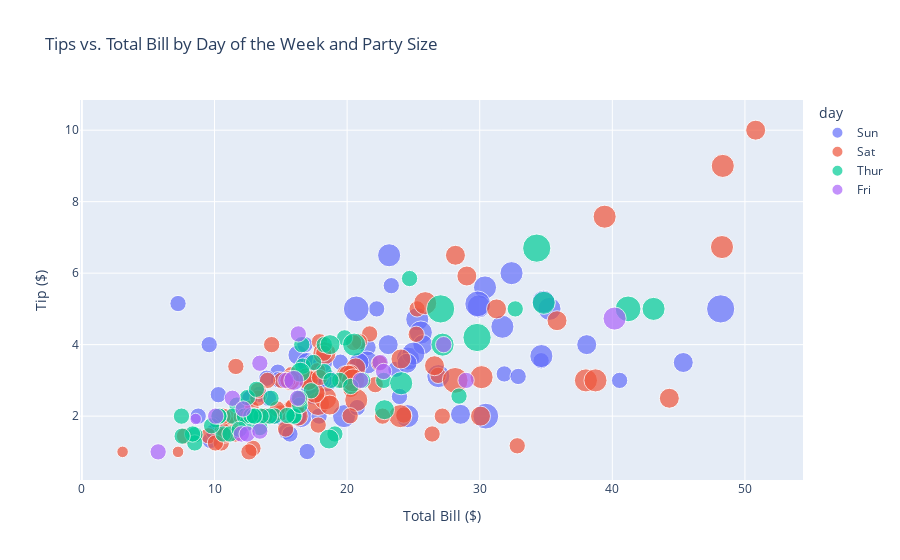

Here is the notebook cell this chart was saved with:
### Code cell
#Q:2
import pandas as pd
import plotly.express as px

# Visualize tips vs. total bill, colored by day of the week and sized by party size
fig = px.scatter(df, x='total_bill', y='tip', color='day', size='size', hover_data=['sex', 'smoker', 'time'],
                 title='Tips vs. Total Bill by Day of the Week and Party Size')
fig.update_layout(xaxis_title='Total Bill ($)', yaxis_title='Tip ($)')
fig.show()

### Figure 1 — Plotly figure (JSON) as saved in the notebook; plotly's stock layout.template omitted (floating-point values rounded to 4 significant figures; data arrays with more than 128 entries replaced by an {"elided": "..."} marker saying what was removed)
{"data": [{"customdata": {"elided": "76x3 str values"}, "hovertemplate": "day=Sun<br>total_bill=%{x}<br>tip=%{y}<br>size=%{marker.size}<br>sex=%{customdata[0]}<br>smoker=%{customdata[1]}<br>time=%{customdata[2]}<extra></extra>", "legendgroup": "Sun", "marker": {"color": "#636efa", "size": [2, 3, 3, 2, 4, 4, 2, 4, 2, 2, 2, 4, 2, 4, 2, 2, 3, 3, 3, 2, 2, 2, 4, 2, 2, 4, 3, 2, 2, 2, 4, 2, 4, 2, 3, 2, 3, 2, 4, 2, 2, 3, 4, 4, 5, 6, 4, 2, 4, 4, 2, 3, 2, 2, 3, 2, 4, 2, 2, 2, 2, 2, 2, 2, 2, 4, 2, 3, 4, 2, 5, 3, 5, 3, 3, 2], "sizemode": "area", "sizeref": 0.015, "symbol": "circle"}, "mode": "markers", "name": "Sun", "orientation": "v", "showlegend": true, "type": "scatter", "x": [16.99, 10.34, 21.01, 23.68, 24.59, 25.29, 8.77, 26.88, 15.04, 14.78, 10.27, 35.26, 15.42, 18.43, 14.83, 21.58, 10.33, 16.29, 16.97, 17.46, 13.94, 9.68, 30.4, 18.29, 22.23, 32.4, 28.55, 18.04, 12.54, 10.29, 34.81, 9.94, 25.56, 19.49, 38.07, 23.95, 25.71, 17.31, 29.93, 14.07, 13.13, 17.26, 24.55, 19.77, 29.85, 48.17, 25, 13.39, 16.49, 21.5, 12.66, 16.21, 13.81, 17.51, 24.52, 20.76, 31.71, 7.25, 31.85, 16.82, 32.9, 17.89, 14.48, 9.6, 34.63, 34.65, 23.33, 45.35, 23.17, 40.55, 20.69, 20.9, 30.46, 18.15, 23.1, 15.69], "xaxis": "x", "y": [1.01, 1.66, 3.5, 3.31, 3.61, 4.71, 2, 3.12, 1.96, 3.23, 1.71, 5, 1.57, 3, 3.02, 3.92, 1.67, 3.71, 3.5, 2.54, 3.06, 1.32, 5.6, 3, 5, 6, 2.05, 3, 2.5, 2.6, 5.2, 1.56, 4.34, 3.51, 4, 2.55, 4, 3.5, 5.07, 2.5, 2, 2.74, 2, 2, 5.14, 5, 3.75, 2.61, 2, 3.5, 2.5, 2, 2, 3, 3.48, 2.24, 4.5, 5.15, 3.18, 4, 3.11, 2, 2, 4, 3.55, 3.68, 5.65, 3.5, 6.5, 3, 5, 3.5, 2, 3.5, 4, 1.5], "yaxis": "y"}, {"customdata": {"elided": "87x3 str values"}, "hovertemplate": "day=Sat<br>total_bill=%{x}<br>tip=%{y}<br>size=%{marker.size}<br>sex=%{customdata[0]}<br>smoker=%{customdata[1]}<br>time=%{customdata[2]}<extra></extra>", "legendgroup": "Sat", "marker": {"color": "#EF553B", "size": [3, 2, 2, 2, 4, 2, 4, 2, 2, 2, 2, 2, 4, 2, 4, 2, 3, 3, 3, 3, 3, 3, 4, 2, 2, 4, 2, 2, 2, 4, 3, 3, 2, 1, 2, 2, 2, 3, 2, 2, 2, 2, 2, 3, 2, 2, 2, 2, 2, 2, 2, 2, 1, 2, 2, 3, 2, 3, 4, 2, 2, 3, 4, 4, 2, 3, 2, 5, 2, 2, 4, 4, 2, 2, 4, 3, 2, 2, 2, 2, 2, 2, 3, 3, 2, 2, 2], "sizemode": "area", "sizeref": 0.015, "symbol": "circle"}, "mode": "markers", "name": "Sat", "orientation": "v", "showlegend": true, "type": "scatter", "x": [20.65, 17.92, 20.29, 15.77, 39.42, 19.82, 17.81, 13.37, 12.69, 21.7, 19.65, 9.55, 18.35, 15.06, 20.69, 17.78, 24.06, 16.31, 16.93, 18.69, 31.27, 16.04, 38.01, 26.41, 11.24, 48.27, 20.29, 13.81, 11.02, 18.29, 17.59, 20.08, 16.45, 3.07, 20.23, 15.01, 12.02, 17.07, 26.86, 25.28, 14.73, 10.51, 17.92, 44.3, 22.42, 20.92, 15.36, 20.49, 25.21, 18.24, 14.31, 14, 7.25, 10.59, 10.63, 50.81, 15.81, 26.59, 38.73, 24.27, 12.76, 30.06, 25.89, 48.33, 13.27, 28.17, 12.9, 28.15, 11.59, 7.74, 30.14, 20.45, 13.28, 22.12, 24.01, 15.69, 11.61, 10.77, 15.53, 10.07, 12.6, 32.83, 35.83, 29.03, 27.18, 22.67, 17.82], "xaxis": "x", "y": [3.35, 4.08, 2.75, 2.23, 7.58, 3.18, 2.34, 2, 2, 4.3, 3, 1.45, 2.5, 3, 2.45, 3.27, 3.6, 2, 3.07, 2.31, 5, 2.24, 3, 1.5, 1.76, 6.73, 3.21, 2, 1.98, 3.76, 2.64, 3.15, 2.47, 1, 2.01, 2.09, 1.97, 3, 3.14, 5, 2.2, 1.25, 3.08, 2.5, 3.48, 4.08, 1.64, 4.06, 4.29, 3.76, 4, 3, 1, 1.61, 2, 10, 3.16, 3.41, 3, 2.03, 2.23, 2, 5.16, 9, 2.5, 6.5, 1.1, 3, 1.5, 1.44, 3.09, 3, 2.72, 2.88, 2, 3, 3.39, 1.47, 3, 1.25, 1, 1.17, 4.67, 5.92, 2, 2, 1.75], "yaxis": "y"}, {"customdata": {"elided": "62x3 str values"}, "hovertemplate": "day=Thur<br>total_bill=%{x}<br>tip=%{y}<br>size=%{marker.size}<br>sex=%{customdata[0]}<br>smoker=%{customdata[1]}<br>time=%{customdata[2]}<extra></extra>", "legendgroup": "Thur", "marker": {"color": "#00cc96", "size": [4, 2, 2, 2, 2, 1, 2, 2, 4, 2, 2, 2, 2, 2, 2, 4, 2, 2, 2, 2, 2, 6, 2, 2, 2, 3, 2, 2, 2, 2, 2, 2, 2, 2, 2, 2, 2, 6, 5, 6, 2, 2, 3, 2, 2, 2, 2, 2, 2, 2, 2, 2, 4, 2, 2, 3, 2, 2, 2, 4, 3, 2], "sizemode": "area", "sizeref": 0.015, "symbol": "circle"}, "mode": "markers", "name": "Thur", "orientation": "v", "showlegend": true, "type": "scatter", "x": [27.2, 22.76, 17.29, 19.44, 16.66, 10.07, 32.68, 15.98, 34.83, 13.03, 18.28, 24.71, 21.16, 10.65, 12.43, 24.08, 11.69, 13.42, 14.26, 15.95, 12.48, 29.8, 8.52, 14.52, 11.38, 22.82, 19.08, 20.27, 11.17, 12.26, 18.26, 8.51, 10.33, 14.15, 16, 13.16, 17.47, 34.3, 41.19, 27.05, 16.43, 8.35, 18.64, 11.87, 9.78, 7.51, 19.81, 28.44, 15.48, 16.58, 7.56, 10.34, 43.11, 13, 13.51, 18.71, 12.74, 13, 16.4, 20.53, 16.47, 18.78], "xaxis": "x", "y": [4, 3, 2.71, 3, 3.4, 1.83, 5, 2.03, 5.17, 2, 4, 5.85, 3, 1.5, 1.8, 2.92, 2.31, 1.68, 2.5, 2, 2.52, 4.2, 1.48, 2, 2, 2.18, 1.5, 2.83, 1.5, 2, 3.25, 1.25, 2, 2, 2, 2.75, 3.5, 6.7, 5, 5, 2.3, 1.5, 1.36, 1.63, 1.73, 2, 4.19, 2.56, 2.02, 4, 1.44, 2, 5, 2, 2, 4, 2.01, 2, 2.5, 4, 3.23, 3], "yaxis": "y"}, {"customdata": [["Male", "Yes", "Dinner"], ["Male", "No", "Dinner"], ["Female", "Yes", "Dinner"], ["Female", "Yes", "Dinner"], ["Female", "No", "Dinner"], ["Male", "Yes", "Dinner"], ["Male", "Yes", "Dinner"], ["Male", "Yes", "Dinner"], ["Male", "Yes", "Dinner"], ["Male", "No", "Dinner"], ["Female", "Yes", "Dinner"], ["Female", "Yes", "Dinner"], ["Male", "Yes", "Lunch"], ["Female", "Yes", "Lunch"], ["Male", "Yes", "Lunch"], ["Female", "No", "Lunch"], ["Male", "Yes", "Lunch"], ["Female", "Yes", "Lunch"], ["Female", "Yes", "Lunch"]], "hovertemplate": "day=Fri<br>total_bill=%{x}<br>tip=%{y}<br>size=%{marker.size}<br>sex=%{customdata[0]}<br>smoker=%{customdata[1]}<br>time=%{customdata[2]}<extra></extra>", "legendgroup": "Fri", "marker": {"color": "#ab63fa", "size": [2, 2, 2, 2, 2, 4, 2, 2, 2, 2, 2, 2, 2, 2, 1, 3, 2, 2, 2], "sizemode": "area", "sizeref": 0.015, "symbol": "circle"}, "mode": "markers", "name": "Fri", "orientation": "v", "showlegend": true, "type": "scatter", "x": [28.97, 22.49, 5.75, 16.32, 22.75, 40.17, 27.28, 12.03, 21.01, 12.46, 11.35, 15.38, 12.16, 13.42, 8.58, 15.98, 13.42, 16.27, 10.09], "xaxis": "x", "y": [3, 3.5, 1, 4.3, 3.25, 4.73, 4, 1.5, 3, 1.5, 2.5, 3, 2.2, 3.48, 1.92, 3, 1.58, 2.5, 2], "yaxis": "y"}], "layout": {"legend": {"itemsizing": "constant", "title": {"text": "day"}, "tracegroupgap": 0}, "title": {"text": "Tips vs. Total Bill by Day of the Week and Party Size"}, "xaxis": {"anchor": "y", "domain": [0, 1], "title": {"text": "Total Bill ($)"}}, "yaxis": {"anchor": "x", "domain": [0, 1], "title": {"text": "Tip ($)"}}}}
